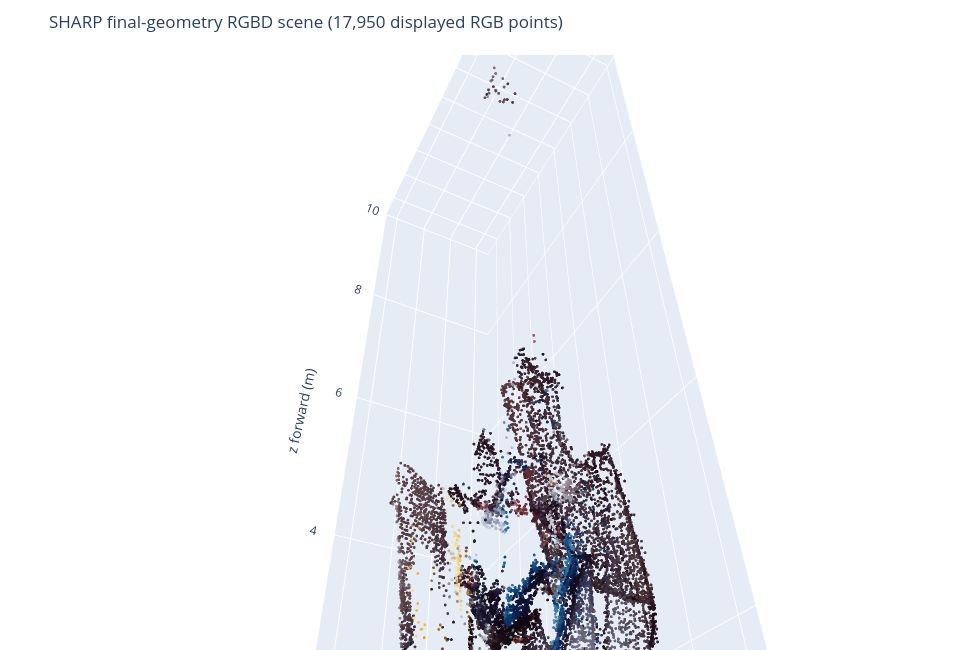

Notebook source saved alongside this figure:
### Markdown cell above
## Interactive RGBD point clouds

Drag to rotate; scroll to zoom. The points below come from the **derived
final Gaussian-center depth z-buffer** paired with source RGB. They are
separate from the direct Gaussian-center PLY in the earlier pilot. The first
view is the foreground scene; the second selects pixels within the three
CrowdPose person boxes. Both are also saved as standalone HTML and RGB PLY.

### Code cell
def point_cloud_figure(points, colors, title, maximum_viewer_points=45_000):
    indices = np.linspace(0, len(points) - 1,
                          min(len(points), maximum_viewer_points)).astype(int)
    shown_points = points[indices]
    shown_colors = colors[indices]
    color_strings = [f"rgb({red},{green},{blue})" for red, green, blue in shown_colors]
    figure = go.Figure(go.Scatter3d(
        x=shown_points[:, 0], y=shown_points[:, 1], z=shown_points[:, 2],
        mode="markers", marker=dict(size=1.7, color=color_strings, opacity=0.95),
        hovertemplate="x=%{x:.2f} m<br>y=%{y:.2f} m<br>z=%{z:.2f} m<extra></extra>",
    ))
    figure.update_layout(
        title=f"{title} ({len(shown_points):,} displayed RGB points)",
        width=980, height=650, margin=dict(l=0, r=0, t=55, b=0),
        scene=dict(
            xaxis_title="x right (m)", yaxis_title="y down (m)",
            zaxis_title="z forward (m)", aspectmode="data",
            camera=dict(eye=dict(x=1.3, y=-0.65, z=-1.35)),
        ),
    )
    return figure

scene_figure = point_cloud_figure(scene_points, scene_colors, "SHARP final-geometry RGBD scene")
scene_html = ASSETS / f"{IMAGE_ID}_sharp_refined_rgbd_scene.html"
scene_figure.write_html(scene_html, include_plotlyjs=True)
display(scene_figure)

### Figure 1 — Plotly figure (JSON) as saved in the notebook; plotly's stock layout.template omitted (floating-point values rounded to 4 significant figures; data arrays with more than 128 entries replaced by an {"elided": "..."} marker saying what was removed)
{"data": [{"hovertemplate": "x=%{x:.2f} m<br>y=%{y:.2f} m<br>z=%{z:.2f} m<extra></extra>", "marker": {"color": {"elided": "17950 str values"}, "opacity": 0.95, "size": 1.7}, "mode": "markers", "type": "scatter3d", "x": {"elided": "17950 float values"}, "y": {"elided": "17950 float values"}, "z": {"elided": "17950 float values"}}], "layout": {"height": 650, "margin": {"b": 0, "l": 0, "r": 0, "t": 55}, "scene": {"aspectmode": "data", "camera": {"eye": {"x": 1.3, "y": -0.65, "z": -1.35}}, "xaxis": {"title": {"text": "x right (m)"}}, "yaxis": {"title": {"text": "y down (m)"}}, "zaxis": {"title": {"text": "z forward (m)"}}}, "title": {"text": "SHARP final-geometry RGBD scene (17,950 displayed RGB points)"}, "width": 980}}
